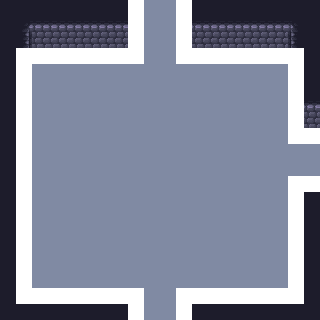

This game map was drawn from its Tiled (.tmx) file and the tilesets committed beside it. A one-line description and the full map source follow:
An orthogonal 20x20 tile map with 16x16 px tiles, 5 tile layers (Floor, Walls, Overlay, Objects, ...), 2 tilesets.

<map version="1.10" tiledversion="1.11.2" orientation="orthogonal" renderorder="right-down" width="20" height="20" tilewidth="16" tileheight="16" infinite="0" nextlayerid="6" nextobjectid="1">
 <editorsettings>
  <export target="../../Dungeon-Bullet-Hell/Assets/Maps/Rooms/3_Room_NSE_01.csv" format="csv" />
 </editorsettings>
 <tileset firstgid="1" source="../WallsFloor.tsx" />
 <tileset firstgid="300" source="../Collisions.tsx" />
 <layer id="1" name="Floor" width="20" height="20">
  <data encoding="csv">
80,80,80,80,80,80,80,80,80,80,80,80,80,80,80,80,80,80,80,80,
80,80,80,80,80,80,80,80,80,80,80,80,80,80,80,80,80,80,80,80,
80,80,80,80,80,80,80,80,80,80,80,80,80,80,80,80,80,80,80,80,
80,80,80,80,80,80,80,80,80,80,80,80,80,80,80,80,80,80,80,80,
80,80,80,80,80,80,80,80,80,80,80,80,80,80,80,80,80,80,80,80,
80,80,80,80,80,80,80,80,80,80,80,80,80,80,80,80,80,80,80,80,
80,80,80,80,80,80,80,80,80,80,80,80,80,80,80,80,80,80,80,80,
80,80,80,80,80,80,80,80,80,80,80,80,80,80,80,80,80,80,80,80,
80,80,80,80,80,80,80,80,80,80,80,80,80,80,80,80,80,80,80,80,
80,80,80,80,80,80,80,80,80,80,80,80,80,80,80,80,80,80,80,80,
80,80,80,80,80,80,80,80,80,80,80,80,80,80,80,80,80,80,80,80,
80,80,80,80,80,80,80,80,80,80,80,80,80,80,80,80,80,80,80,80,
80,80,80,80,80,80,80,80,80,80,80,80,80,80,80,80,80,80,80,80,
80,80,80,80,80,80,80,80,80,80,80,80,80,80,80,80,80,80,80,80,
80,80,80,80,80,80,80,80,80,80,80,80,80,80,80,80,80,80,80,80,
80,80,80,80,80,80,80,80,80,80,80,80,80,80,80,80,80,80,80,80,
80,80,80,80,80,80,80,80,80,80,80,80,80,80,80,80,80,80,80,80,
80,80,80,80,80,80,80,80,80,80,80,80,80,80,80,80,80,80,80,80,
80,80,80,80,80,80,80,80,80,80,80,80,80,80,80,80,80,80,80,80,
80,80,80,80,80,80,80,80,80,80,80,80,80,80,80,80,80,80,80,80
</data>
 </layer>
 <layer id="2" name="Walls" width="20" height="20">
  <data encoding="csv">
15,15,15,15,15,15,15,15,16,0,0,14,15,15,15,15,15,15,15,15,
15,4,28,28,28,28,28,28,29,0,0,27,28,28,28,28,28,28,6,15,
15,17,41,41,41,41,41,41,42,0,0,40,41,41,41,41,41,41,19,15,
15,30,54,54,54,54,54,54,55,0,0,53,54,54,54,54,54,54,32,15,
15,16,0,0,0,0,0,0,0,0,0,0,0,0,0,0,0,0,14,15,
15,16,0,0,0,0,0,0,0,0,0,0,0,0,0,0,0,0,14,15,
15,16,0,0,0,0,0,0,0,0,0,0,0,0,0,0,0,0,27,28,
15,16,0,0,0,0,0,0,0,0,0,0,0,0,0,0,0,0,40,41,
15,16,0,0,0,0,0,0,0,0,0,0,0,0,0,0,0,0,53,54,
15,16,0,0,0,0,0,0,0,0,0,0,0,0,0,0,0,0,0,0,
15,16,0,0,0,0,0,0,0,0,0,0,0,0,0,0,0,0,0,0,
15,16,0,0,0,0,0,0,0,0,0,0,0,0,0,0,0,0,1,2,
15,16,0,0,0,0,0,0,0,0,0,0,0,0,0,0,0,0,14,15,
15,16,0,0,0,0,0,0,0,0,0,0,0,0,0,0,0,0,14,15,
15,16,0,0,0,0,0,0,0,0,0,0,0,0,0,0,0,0,14,15,
15,16,0,0,0,0,0,0,0,0,0,0,0,0,0,0,0,0,14,15,
15,16,0,0,0,0,0,0,0,0,0,0,0,0,0,0,0,0,14,15,
15,16,0,0,0,0,0,0,0,0,0,0,0,0,0,0,0,0,14,15,
15,43,2,2,2,2,2,2,3,0,0,1,2,2,2,2,2,2,45,15,
15,15,15,15,15,15,15,15,16,0,0,14,15,15,15,15,15,15,15,15
</data>
 </layer>
 <layer id="3" name="Overlay" width="20" height="20">
  <data encoding="csv">
0,0,0,0,0,0,0,0,0,0,0,0,0,0,0,0,0,0,0,0,
0,0,0,0,0,0,0,0,0,0,0,0,0,0,0,0,0,0,0,0,
0,0,0,0,0,0,0,0,0,0,0,0,0,0,0,0,0,0,0,0,
0,0,0,0,0,0,0,0,0,0,0,0,0,0,0,0,0,0,0,0,
0,0,0,0,0,0,0,0,0,0,0,0,0,0,0,0,0,0,0,0,
0,0,0,0,0,0,0,0,0,0,0,0,0,0,0,0,0,0,0,0,
0,0,0,0,0,0,0,0,0,0,0,0,0,0,0,0,0,0,0,0,
0,0,0,0,0,0,0,0,0,0,0,0,0,0,0,0,0,0,0,0,
0,0,0,0,0,0,0,0,0,0,0,0,0,0,0,0,0,0,0,0,
0,0,0,0,0,0,0,0,0,0,0,0,0,0,0,0,0,0,0,0,
0,0,0,0,0,0,0,0,0,0,0,0,0,0,0,0,0,0,0,0,
0,0,0,0,0,0,0,0,0,0,0,0,0,0,0,0,0,0,0,0,
0,0,0,0,0,0,0,0,0,0,0,0,0,0,0,0,0,0,0,0,
0,0,0,0,0,0,0,0,0,0,0,0,0,0,0,0,0,0,0,0,
0,0,0,0,0,0,0,0,0,0,0,0,0,0,0,0,0,0,0,0,
0,0,0,0,0,0,0,0,0,0,0,0,0,0,0,0,0,0,0,0,
0,0,0,0,0,0,0,0,0,0,0,0,0,0,0,0,0,0,0,0,
0,0,0,0,0,0,0,0,0,0,0,0,0,0,0,0,0,0,0,0,
0,0,0,0,0,0,0,0,0,0,0,0,0,0,0,0,0,0,0,0,
0,0,0,0,0,0,0,0,0,0,0,0,0,0,0,0,0,0,0,0
</data>
 </layer>
 <layer id="4" name="Objects" width="20" height="20">
  <data encoding="csv">
0,0,0,0,0,0,0,0,0,0,0,0,0,0,0,0,0,0,0,0,
0,0,0,0,0,0,0,0,0,0,0,0,0,0,0,0,0,0,0,0,
0,0,0,0,0,0,0,0,0,0,0,0,0,0,0,0,0,0,0,0,
0,0,0,0,0,0,0,0,0,0,0,0,0,0,0,0,0,0,0,0,
0,0,0,0,0,0,0,0,0,0,0,0,0,0,0,0,0,0,0,0,
0,0,0,0,0,0,0,0,0,0,0,0,0,0,0,0,0,0,0,0,
0,0,0,0,0,0,0,0,0,0,0,0,0,0,0,0,0,0,0,0,
0,0,0,0,0,0,0,0,0,0,0,0,0,0,0,0,0,0,0,0,
0,0,0,0,0,0,0,0,0,0,0,0,0,0,0,0,0,0,0,0,
0,0,0,0,0,0,0,0,0,0,0,0,0,0,0,0,0,0,0,0,
0,0,0,0,0,0,0,0,0,0,0,0,0,0,0,0,0,0,0,0,
0,0,0,0,0,0,0,0,0,0,0,0,0,0,0,0,0,0,0,0,
0,0,0,0,0,0,0,0,0,0,0,0,0,0,0,0,0,0,0,0,
0,0,0,0,0,0,0,0,0,0,0,0,0,0,0,0,0,0,0,0,
0,0,0,0,0,0,0,0,0,0,0,0,0,0,0,0,0,0,0,0,
0,0,0,0,0,0,0,0,0,0,0,0,0,0,0,0,0,0,0,0,
0,0,0,0,0,0,0,0,0,0,0,0,0,0,0,0,0,0,0,0,
0,0,0,0,0,0,0,0,0,0,0,0,0,0,0,0,0,0,0,0,
0,0,0,0,0,0,0,0,0,0,0,0,0,0,0,0,0,0,0,0,
0,0,0,0,0,0,0,0,0,0,0,0,0,0,0,0,0,0,0,0
</data>
 </layer>
 <layer id="5" name="Colls" width="20" height="20">
  <data encoding="csv">
0,0,0,0,0,0,0,0,300,0,0,300,0,0,0,0,0,0,0,0,
0,0,0,0,0,0,0,0,300,0,0,300,0,0,0,0,0,0,0,0,
0,0,0,0,0,0,0,0,300,0,0,300,0,0,0,0,0,0,0,0,
0,300,300,300,300,300,300,300,300,0,0,300,300,300,300,300,300,300,300,0,
0,300,0,0,0,0,0,0,0,0,0,0,0,0,0,0,0,0,300,0,
0,300,0,0,0,0,0,0,0,0,0,0,0,0,0,0,0,0,300,0,
0,300,0,0,0,0,0,0,0,0,0,0,0,0,0,0,0,0,300,0,
0,300,0,0,0,0,0,0,0,0,0,0,0,0,0,0,0,0,300,0,
0,300,0,0,0,0,0,0,0,0,0,0,0,0,0,0,0,0,300,300,
0,300,0,0,0,0,0,0,0,0,0,0,0,0,0,0,0,0,0,0,
0,300,0,0,0,0,0,0,0,0,0,0,0,0,0,0,0,0,0,0,
0,300,0,0,0,0,0,0,0,0,0,0,0,0,0,0,0,0,300,300,
0,300,0,0,0,0,0,0,0,0,0,0,0,0,0,0,0,0,300,0,
0,300,0,0,0,0,0,0,0,0,0,0,0,0,0,0,0,0,300,0,
0,300,0,0,0,0,0,0,0,0,0,0,0,0,0,0,0,0,300,0,
0,300,0,0,0,0,0,0,0,0,0,0,0,0,0,0,0,0,300,0,
0,300,0,0,0,0,0,0,0,0,0,0,0,0,0,0,0,0,300,0,
0,300,0,0,0,0,0,0,0,0,0,0,0,0,0,0,0,0,300,0,
0,300,300,300,300,300,300,300,300,0,0,300,300,300,300,300,300,300,300,0,
0,0,0,0,0,0,0,0,300,0,0,300,0,0,0,0,0,0,0,0
</data>
 </layer>
</map>
